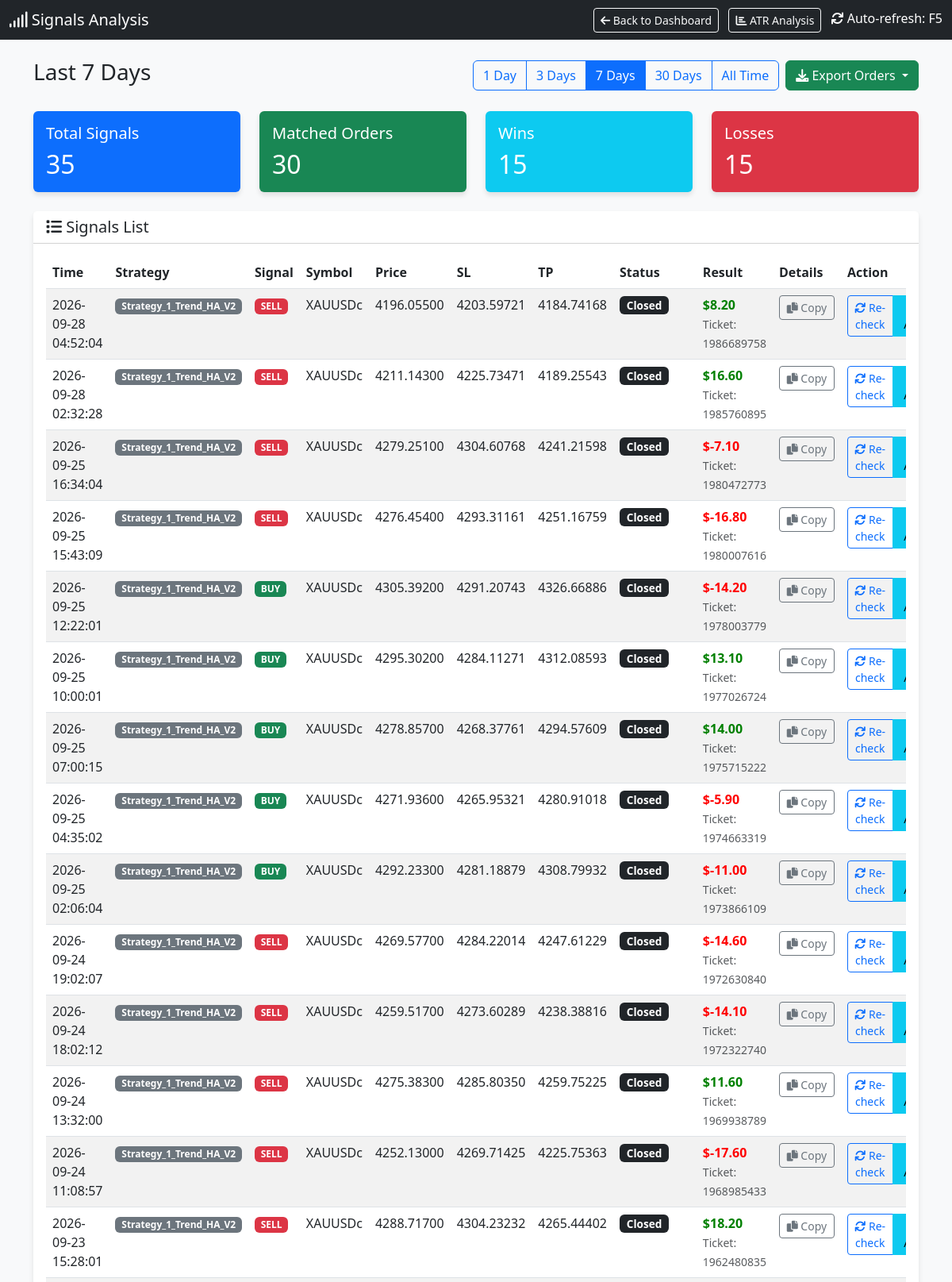
The app's page /signals (upper part) with its own data.
### tables this page shows
CREATE TABLE signals (
                id INTEGER PRIMARY KEY AUTOINCREMENT,
                timestamp DATETIME DEFAULT CURRENT_TIMESTAMP,
                strategy_name TEXT,
                symbol TEXT,
                signal_type TEXT,
                price REAL,
                sl REAL,
                tp REAL,
                indicators TEXT,
                status TEXT
            , account_id INTEGER DEFAULT 0);

CREATE TABLE orders (
                ticket INTEGER PRIMARY KEY,
                strategy_name TEXT,
                symbol TEXT,
                order_type TEXT,
                volume REAL,
                open_price REAL,
                sl REAL,
                tp REAL,
                open_time DATETIME,
                close_price REAL,
                profit REAL,
                comment TEXT
            , account_id INTEGER DEFAULT 0, close_time DATETIME, initial_sl REAL);

### dashboard.py (the view)
@app.route('/signals')
def signals_page():
    cur = get_db().cursor()
    days_param = request.args.get('days', '7')  # Default 7 days
    if days_param == "all":
        days = 36500
        filter_label = "All Time"
    else:
        try:
            days = int(days_param)
            filter_label = f"Last {days} Days"
        except:
            days = 7
            filter_label = "Last 7 Days"
    cutoff_date = datetime.now() - timedelta(days=days)
    cutoff_str = cutoff_date.strftime("%Y-%m-%d %H:%M:%S")
    cur.execute("SELECT * FROM signals WHERE timestamp >= ? ORDER BY timestamp DESC", (cutoff_str,))
    signals = cur.fetchall()
    signals_with_status = []
    for sig in signals:
        signal_dict = dict(sig)
        try:
            sig_timestamp = sig['timestamp']
            if isinstance(sig_timestamp, str):
                try:
                    sig_time = datetime.strptime(sig_timestamp, '%Y-%m-%d %H:%M:%S')
                except:
                    try:
                        sig_time = datetime.strptime(sig_timestamp, '%Y-%m-%d %H:%M:%S.%f')
                    except:
                        sig_time = datetime.fromisoformat(sig_timestamp.replace('Z', '+00:00'))
            else:
                sig_time = datetime.fromtimestamp(sig_timestamp)
            time_lower = (sig_time - timedelta(seconds=30)).strftime('%Y-%m-%d %H:%M:%S')
            time_upper = (sig_time + timedelta(seconds=30)).strftime('%Y-%m-%d %H:%M:%S')
        except Exception as e:
            time_lower = None
            time_upper = None
        matching_order = None
        if time_lower and time_upper:
            try:
                cur.execute("""
                    SELECT * FROM orders
                    WHERE strategy_name = ?
                    AND symbol = ?
                    AND order_type = ?
                    AND open_time BETWEEN ? AND ?
                    ORDER BY ABS(open_price - ?) ASC
                    LIMIT 1
                """, (sig['strategy_name'], sig['symbol'], sig['signal_type'], time_lower, time_upper, sig['price']))
                matching_order = cur.fetchone()
            except Exception as e:
                pass
        if matching_order:
            signal_dict['order_ticket'] = matching_order['ticket']
            signal_dict['order_profit'] = matching_order['profit']
            signal_dict['order_status'] = 'closed' if matching_order['profit'] is not None else 'open'
            signal_dict['has_order'] = True
        else:
            signal_dict['order_ticket'] = None
            signal_dict['order_profit'] = None
            signal_dict['order_status'] = 'not_found'
            signal_dict['has_order'] = False
        signals_with_status.append(signal_dict)
    total_signals = len(signals_with_status)
    matched_orders = len([s for s in signals_with_status if s['has_order']])
    wins = len([s for s in signals_with_status if s['has_order'] and s['order_profit'] is not None and s['order_profit'] > 0])
    losses = len([s for s in signals_with_status if s['has_order'] and s['order_profit'] is not None and s['order_profit'] < 0])
    cur.execute("SELECT DISTINCT strategy_name FROM orders ORDER BY strategy_name")
    strategies = [row['strategy_name'] for row in cur.fetchall()]
    return render_template('signals.html',
                         signals=signals_with_status,
                         total_signals=total_signals,
                         matched_orders=matched_orders,
                         wins=wins,
                         losses=losses,
                         current_filter=days_param,
                         filter_label=filter_label,
                         strategies=strategies)

### dashboard.py (called while the page is built)
def get_db():
    db = getattr(g, '_database', None)
    if db is None:
        db = g._database = sqlite3.connect(DB_PATH)
        db.row_factory = sqlite3.Row
    return db

@app.teardown_appcontext
def close_connection(exception):
    db = getattr(g, '_database', None)
    if db is not None:
        db.close()

### templates/signals.html (shortened to what this page needs)
<!DOCTYPE html>
<html lang="en">
<head>
    <link href="https://cdn.jsdelivr.net/npm/bootstrap@5.3.0/dist/css/bootstrap.min.css" rel="stylesheet">
    <link href="https://cdnjs.cloudflare.com/ajax/libs/font-awesome/6.0.0/css/all.min.css" rel="stylesheet">
</head>
<body>
    <nav class="navbar navbar-dark bg-dark mb-4">
        <div class="container-fluid">
            <span class="navbar-brand mb-0 h1"><i class="fas fa-signal"></i> Signals Analysis</span>
            <div>
                <a href="/" class="btn btn-outline-light btn-sm me-2">
                    <i class="fas fa-arrow-left"></i> Back to Dashboard
                </a>
                <a href="/atr_analysis" class="btn btn-outline-light btn-sm me-2">
                    <i class="fas fa-chart-bar"></i> ATR Analysis
                </a>
                <span class="text-white"><i class="fas fa-sync"></i> Auto-refresh: F5</span>
            </div>
        </div>
    </nav>
    <div class="container mb-4">
        <div class="d-flex justify-content-between align-items-center">
            <h3>{{ filter_label }}</h3>
            <div class="d-flex gap-2">
                <div class="btn-group" role="group">
                    <a href="/signals?days=1" class="btn btn-outline-primary {% if current_filter == '1' %}active{% endif %}">1 Day</a>
                    <a href="/signals?days=3" class="btn btn-outline-primary {% if current_filter == '3' %}active{% endif %}">3 Days</a>
                    <a href="/signals?days=7" class="btn btn-outline-primary {% if current_filter == '7' %}active{% endif %}">7 Days</a>
                    <a href="/signals?days=30" class="btn btn-outline-primary {% if current_filter == '30' %}active{% endif %}">30 Days</a>
                    <a href="/signals?days=all" class="btn btn-outline-primary {% if current_filter == 'all' %}active{% endif %}">All Time</a>
                </div>
                <div class="btn-group" role="group">
                    <button type="button" class="btn btn-success dropdown-toggle" data-bs-toggle="dropdown" aria-expanded="false" title="Export orders to CSV">
                        <i class="fas fa-download"></i> Export Orders
                    </button>
                </div>
            </div>
        </div>
    </div>
    <div class="container">
        <div class="row mb-4">
            <div class="col-md-3">
                <div class="card bg-primary text-white">
                    <div class="card-body">
                        <h5 class="card-title">Total Signals</h5>
                        <h2 class="card-text">{{ total_signals }}</h2>
                    </div>
                </div>
            </div>
            <div class="col-md-3">
                <div class="card bg-success text-white">
                    <div class="card-body">
                        <h5 class="card-title">Matched Orders</h5>
                        <h2 class="card-text">{{ matched_orders }}</h2>
                    </div>
                </div>
            </div>
            <div class="col-md-3">
                <div class="card bg-info text-white">
                    <div class="card-body">
                        <h5 class="card-title">Wins</h5>
                        <h2 class="card-text">{{ wins }}</h2>
                    </div>
                </div>
            </div>
            <div class="col-md-3">
                <div class="card bg-danger text-white">
                    <div class="card-body">
                        <h5 class="card-title">Losses</h5>
                        <h2 class="card-text">{{ losses }}</h2>
                    </div>
                </div>
            </div>
        </div>
        <div class="card">
            <div class="card-header bg-white">
                <h5 class="mb-0"><i class="fas fa-list"></i> Signals List</h5>
            </div>
            <div class="card-body">
                <div class="table-responsive">
                    <table class="table table-hover table-striped">
                        <thead>
                            <tr>
                                <th>Time</th>
                                <th>Strategy</th>
                                <th>Signal</th>
                                <th>Symbol</th>
                                <th>Price</th>
                                <th>SL</th>
                                <th>TP</th>
                                <th>Status</th>
                                <th>Result</th>
                                <th>Details</th>
                                <th>Action</th>
                            </tr>
                        </thead>
                        <tbody>
                            {% for sig in signals %}
                            <tr class="signal-row" id="signal-row-{{ sig.id }}">
                                <td>{{ sig.timestamp }}</td>
                                <td><span class="badge bg-secondary">{{ sig.strategy_name }}</span></td>
                                <td>
                                    {% if sig.signal_type == 'BUY' %}
                                    <span class="badge badge-buy">BUY</span>
                                    {% else %}
                                    <span class="badge badge-sell">SELL</span>
                                    {% endif %}
                                </td>
                                <td>{{ sig.symbol }}</td>
                                <td>{{ "%.5f"|format(sig.price) }}</td>
                                <td>{{ "%.5f"|format(sig.sl) if sig.sl else '-' }}</td>
                                <td>{{ "%.5f"|format(sig.tp) if sig.tp else '-' }}</td>
                                <td id="status-{{ sig.id }}">
                                    {% if sig.has_order %}
                                        {% if sig.order_status == 'closed' %}
                                            <span class="badge bg-dark status-badge">Closed</span>
                                        {% else %}
                                            <span class="badge bg-warning status-badge">Open</span>
                                        {% endif %}
                                    {% else %}
                                        <span class="badge bg-secondary status-badge">Not Found</span>
                                    {% endif %}
                                </td>
                                <td id="result-{{ sig.id }}">
                                    {% if sig.has_order and sig.order_profit is not none %}
                                        <span class="{% if sig.order_profit >= 0 %}profit-pos{% else %}profit-neg{% endif %}">
                                            ${{ "%.2f"|format(sig.order_profit) }}
                                        </span>
                                        <br>
                                        <small class="text-muted">Ticket: {{ sig.order_ticket }}</small>
                                    {% elif sig.has_order %}
                                        <span class="text-muted">Running...</span>
                                    {% else %}
                                        <span class="text-muted">-</span>
                                    {% endif %}
                                </td>
                                <td id="details-{{ sig.id }}">
                                    <button class="btn btn-sm btn-outline-secondary copy-details-btn"
                                            data-signal-id="{{ sig.id }}"
                                            data-signal-data='{{ sig|tojson }}'
                                            title="Copy signal details">
                                        <i class="fas fa-copy"></i> Copy
                                    </button>
                                </td>
                                <td id="action-{{ sig.id }}">
                                    <div class="btn-group" role="group">
                                        {% if not sig.has_order %}
                                            <button class="btn btn-sm btn-primary check-mt5-btn" data-signal-id="{{ sig.id }}">
                                                <i class="fas fa-search"></i> Check MT5
                                            </button>
                                        {% else %}
                                            <button class="btn btn-sm btn-outline-primary check-mt5-btn" data-signal-id="{{ sig.id }}">
                                                <i class="fas fa-sync"></i> Re-check
                                            </button>
                                        {% endif %}
                                        <button class="btn btn-sm btn-info analyze-signal-btn" data-signal-id="{{ sig.id }}" title="Analyze signal">
                                        </button>
                                    </div>
                                </td>
                            </tr>
                            {% endfor %}
                        </tbody>
                    </table>
                </div>
            </div>
        </div>
    </div>
</body>
</html>

### templates/signals.html (style rules this page uses)
body { background-color: #f8f9fa; }
.card { box-shadow: 0 4px 6px rgba(0, 0, 0, 0.1); border: none; }
.profit-pos { color: green; font-weight: bold; }
.profit-neg { color: red; font-weight: bold; }
.badge-buy { background-color: #198754; }
.badge-sell { background-color: #dc3545; }
.status-badge { font-size: 0.85em; padding: 0.35em 0.65em; }
.signal-row { transition: background-color 0.2s; }
.copy-details-btn { min-width: 70px; }
.analyze-signal-btn { min-width: 80px; }

### records on screen
signals: timestamp "2026-09-28 04:52:04", strategy_name "Strategy_1_Trend_HA_V2", symbol "XAUUSDc", price "4196.05500", sl "4203.59721", tp "4184.74168"
orders: order_profit "8.20", order_ticket "1986689758"
signals: timestamp "2026-09-28 02:32:28", strategy_name "Strategy_1_Trend_HA_V2", symbol "XAUUSDc", price "4211.14300", sl "4225.73471", tp "4189.25543"
orders: order_profit "16.60", order_ticket "1985760895"
signals: timestamp "2026-09-25 16:34:04", strategy_name "Strategy_1_Trend_HA_V2", symbol "XAUUSDc", price "4279.25100", sl "4304.60768", tp "4241.21598"
orders: order_profit "-7.10", order_ticket "1980472773"
signals: timestamp "2026-09-25 15:43:09", strategy_name "Strategy_1_Trend_HA_V2", symbol "XAUUSDc", price "4276.45400", sl "4293.31161", tp "4251.16759"
orders: order_profit "-16.80", order_ticket "1980007616"
signals: timestamp "2026-09-25 12:22:01", strategy_name "Strategy_1_Trend_HA_V2", symbol "XAUUSDc", price "4305.39200", sl "4291.20743", tp "4326.66886"
orders: order_profit "-14.20", order_ticket "1978003779"
signals: timestamp "2026-09-25 10:00:01", strategy_name "Strategy_1_Trend_HA_V2", symbol "XAUUSDc", price "4295.30200", sl "4284.11271", tp "4312.08593"
orders: order_profit "13.10", order_ticket "1977026724"
signals: timestamp "2026-09-25 07:00:15", strategy_name "Strategy_1_Trend_HA_V2", symbol "XAUUSDc", price "4278.85700", sl "4268.37761", tp "4294.57609"
orders: order_profit "14.00", order_ticket "1975715222"
signals: timestamp "2026-09-25 04:35:02", strategy_name "Strategy_1_Trend_HA_V2", symbol "XAUUSDc", price "4271.93600", sl "4265.95321", tp "4280.91018"
orders: order_profit "-5.90", order_ticket "1974663319"
signals: timestamp "2026-09-25 02:06:04", strategy_name "Strategy_1_Trend_HA_V2", symbol "XAUUSDc", price "4292.23300", sl "4281.18879", tp "4308.79932"
orders: order_profit "-11.00", order_ticket "1973866109"
signals: timestamp "2026-09-24 19:02:07", strategy_name "Strategy_1_Trend_HA_V2", symbol "XAUUSDc", price "4269.57700", sl "4284.22014", tp "4247.61229"
orders: order_profit "-14.60", order_ticket "1972630840"
signals: timestamp "2026-09-24 18:02:12", strategy_name "Strategy_1_Trend_HA_V2", symbol "XAUUSDc", price "4259.51700", sl "4273.60289", tp "4238.38816"
orders: order_profit "-14.10", order_ticket "1972322740"
signals: timestamp "2026-09-24 13:32:00", strategy_name "Strategy_1_Trend_HA_V2", symbol "XAUUSDc", price "4275.38300", sl "4285.80350", tp "4259.75225"
orders: order_profit "11.60", order_ticket "1969938789"
signals: timestamp "2026-09-24 11:08:57", strategy_name "Strategy_1_Trend_HA_V2", symbol "XAUUSDc", price "4252.13000", sl "4269.71425", tp "4225.75363"
orders: order_profit "-17.60", order_ticket "1968985433"
signals: timestamp "2026-09-23 15:28:01", strategy_name "Strategy_1_Trend_HA_V2", symbol "XAUUSDc", price "4288.71700", sl "4304.23232", tp "4265.44402"
orders: order_profit "18.20", order_ticket "1962480835"

### other values on screen
{{ filter_label }} "Last 7 Days"
{{ total_signals }} "35"
{{ matched_orders }} "30"
{{ wins }} "15"
{{ losses }} "15"
